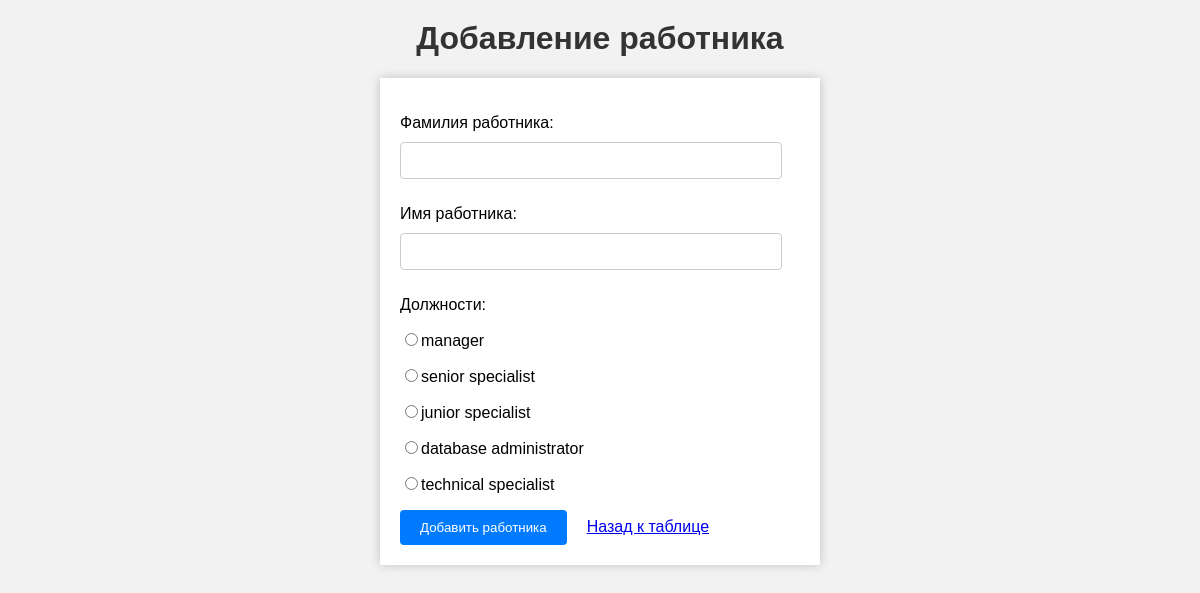
The page /server/php/create/add_employee.php on the database its author committed.
### tables this page shows
create table IF NOT EXISTS position (
  id_position int AUTO_INCREMENT,
  position varchar (60) NOT NULL,
  PRIMARY KEY (id_position)
);

### server/php/db.php (called while the page is built, shortened)
<?php
class Database
{
    public function __construct()
    {
        $this->db = new mysqli("db", "user", "password", "appDB");
    }
}
?>

### server/php/controllers/positionDB.php (called while the page is built, shortened)
<?php
    include_once "../db.php";
    include_once "../models/position.php";
    class PositionDB extends Database{
        public function getPosition(){
            $sql = "SELECT * FROM position";
            $result = $this->db->query($sql);
            $positions = array();
            if($result->num_rows > 0){
                while($row = $result->fetch_assoc()){
                    $position = new Position($row["id_position"], $row["position"]);
                    array_push($positions, $position);
                }
            }
            return $positions;
        }
    }
?>

### server/php/models/position.php (called while the page is built, shortened)
<?php
class Position
{
    private $id;
    private $position;
    public function __construct($id, $position)
    {
        $this->id = $id;
        $this->position = $position;
    }
    public function getId()
    {
        return $this->id;
    }
    public function getPosition()
    {
        return $this->position;
    }
}
?>

### server/php/create/add_employee.php (the view, shortened to what this page needs)
<!DOCTYPE html>
<html lang="en">
<head>
    <link rel="stylesheet" href="../styles/styleAdd.css">
</head>
<body>
    <?php
    require_once "../models/position.php";
    require_once "../controllers/positionDB.php";
    if(isset($_POST['last_name']) && isset($_POST['name']) && isset($_POST['id_position'])){
        $last_name = $_POST['last_name'];
        $name = $_POST['name'];
        $id_position = $_POST['id_position'];
        $employee = new EmployeeDB();
        $success = $employee->addEmployee($last_name, $name, $id_position);
        if($success){
            http_response_code(201);
            echo "Работник успешно добавлен. <a href='../tables/index_employee.php'>Назад к таблице</a>";
        }else{
            http_response_code(503);
            echo "Невозможно добавить работника. <a href='../tables/index_employee.php'>Назад к таблице</a>";
        }
    }
    else{
        $component = new PositionDB();
        $positions = $component->getPosition();
        echo "<h1>Добавление работника</h1>";
        echo "<form action='add_employee.php' method='POST'>";
        echo "<p>Фамилия работника: <input type='text' name='last_name' /></p>";
        echo "<p>Имя работника: <input type='text' name='name' /></p>";
        echo "<p>Должности:</p>";
        foreach($positions as $position){
            $id = $position->getId();
            $name = $position->getPosition();
            echo "<p><input type='radio' name='id_position' value='" . $id . "' />" . $name . "</p>";
        }
        echo "<input type='submit' value='Добавить работника' />";
        echo "<a href='../tables/index_employee.php'>Назад к таблице</a>";
        echo "</form>";
    }
    ?>
</body>
</html>

### server/php/styles/styleAdd.css (style rules this page uses)
h1 { color: #333; text-align: center; margin-top: 20px; }
form { max-width: 400px; margin: 0 auto; background-color: #fff; padding: 20px; box-shadow: 0px 0px 10px rgba(0, 0, 0, 0.2); }
input[type="text"] { width: 90%; padding: 10px; margin-top: 10px; margin-bottom: 10px; border: 1px solid #ccc; border-radius: 4px; }
input[type="submit"] { background-color: #007bff; color: #fff; padding: 10px 20px; margin-right: 20px; border: none; border-radius: 4px; cursor: pointer; }

### rows shown on the page
position: position "manager"
position: position "senior specialist"
position: position "junior specialist"
position: position "database administrator"
position: position "technical specialist"
